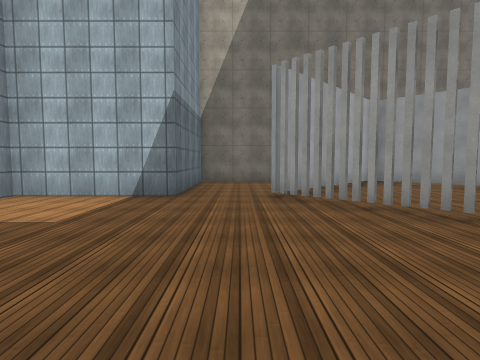
view 1 (above)

17 first-person views from a walk through a scene from a Unity 3-D project. The camera is 1.5 m above the floor, tilts 4° down and sees 80° across. The floor is counted in squares, 2 m on a side. Each view is taken from the middle of a square. On the plan, view 1 faces up. The plan holds only what a view shows up to about 10 squares ahead; the rest is blank. The player is left out. Surface patterns are stand-ins for the level's own textures.

view 2
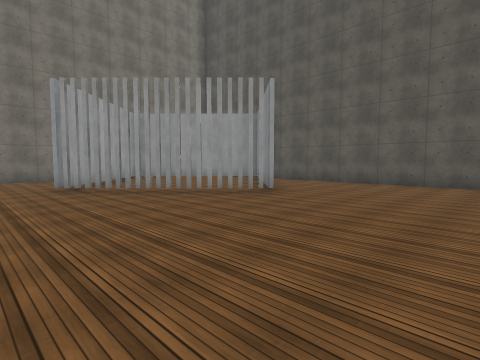

view 3
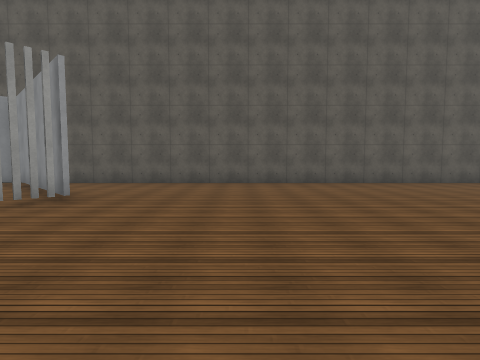

view 4
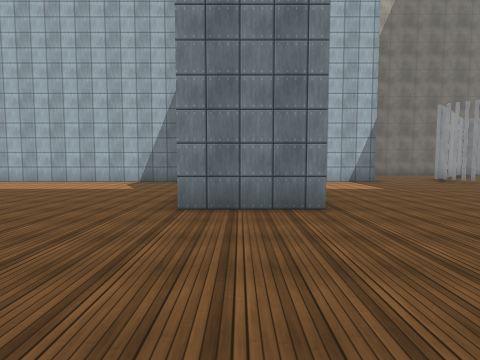

view 5
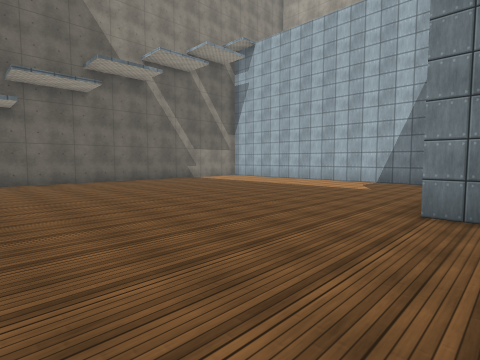

view 6
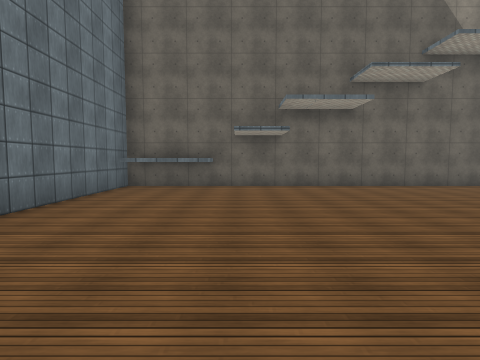

view 7
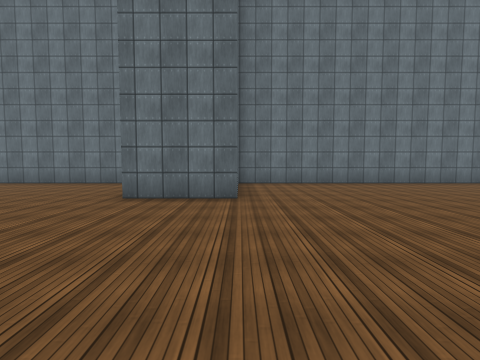

view 8
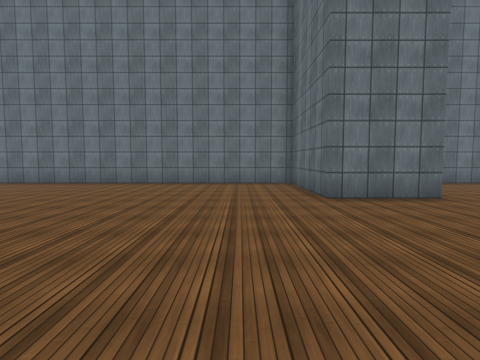

view 9
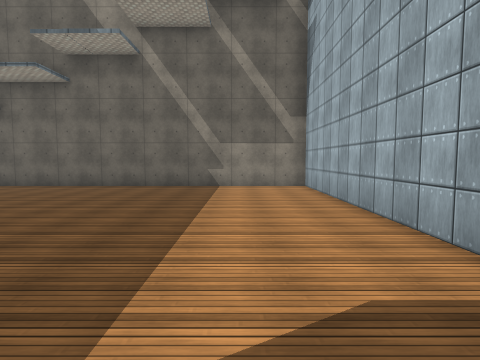

view 10
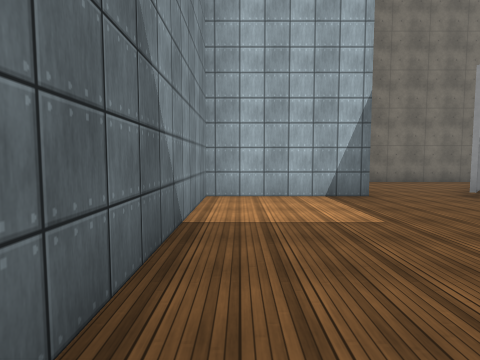

view 11
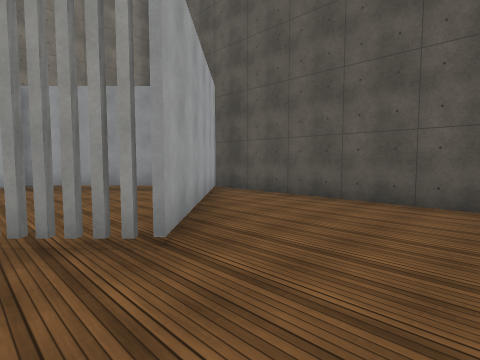

view 12
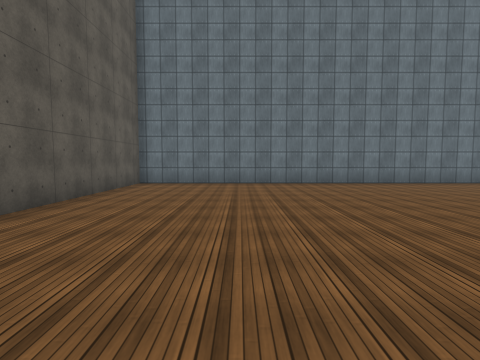

view 13
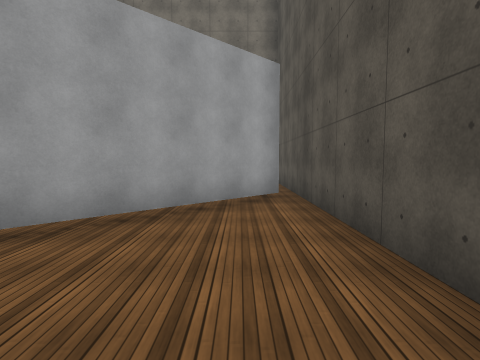

view 14
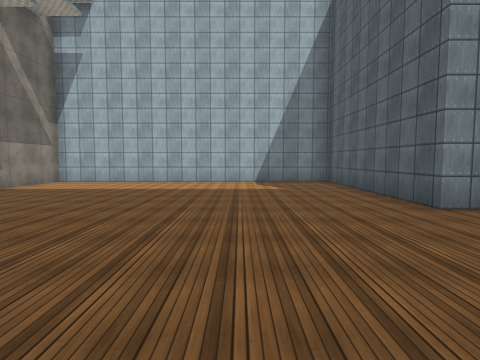

view 15
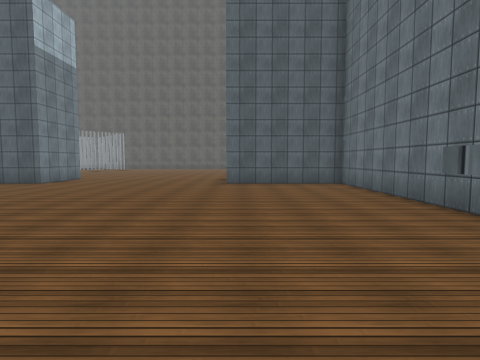

view 16
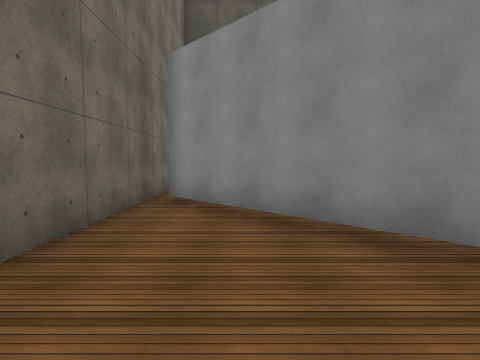

view 17
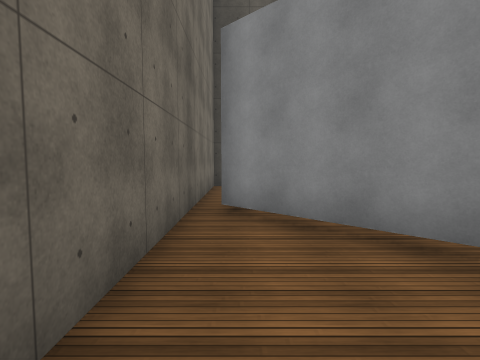

### Floor plan
Points are (right, up) in squares from view 1. A wall is a line through its corners. A room is listed if a view was taken in it or the views show most of it. See-through windows are left out.
Room 1 (views 1, 2, 3, 4, 5, 6, 7, 8, 9, 10, 11, 12, 13, 14, 15, 16, 17)
walls: (-4.6, 0.3) (-6.9, 0.3) (-6.9, 5.9) (-16.2, 5.9) (-16.2, -9.2) (-6.9, -9.2) (-6.9, -5.6) (-4.7, -5.6) (-4.7, -9.2) (8.3, -9.2) (8.3, 4.5); (4.1, 2.1) (7.5, 5.5); (1, 6.1) (4.2, 9.3); (-16.1, -6.8) (-14.9, -6.8) (-14.9, -8.9); (7.8, 5.7) (4.2, 2.1) (0.6, 5.8); (4.1, 9.7) (-1.3, 9.7) (-1.3, 5.9) (-4.7, 5.9) (-4.7, 0.8)
ways out: opening at (8, 5) to room 2
Room 2 (no view inside)
walls: (8.3, 4.5) (8.3, 9.7) (4.1, 9.7)
ways out: opening at (8, 5) to room 1

Where each view was taken, in squares from view 1:
view 1: 0 up, 0 right, facing up
view 2: 2 down, 1 left, facing up-right
view 3: 1 down, 1 left, facing right
view 4: 4 down, 6 left, facing up
view 5: 4 down, 6 left, facing up-left
view 6: 6 down, 8 left, facing left
view 7: 0 up, 7 left, facing down
view 8: 0 up, 3 left, facing down
view 9: 4 up, 8 left, facing left
view 10: 0 up, 4 left, facing up
view 11: 0 up, 3 right, facing up-right
view 12: 0 up, 5 right, facing down
view 13: 0 up, 7 right, facing up
view 14: 4 down, 10 left, facing up
view 15: 6 down, 16 left, facing right
view 16: 8 up, 1 left, facing right
view 17: 9 up, 0 right, facing right
